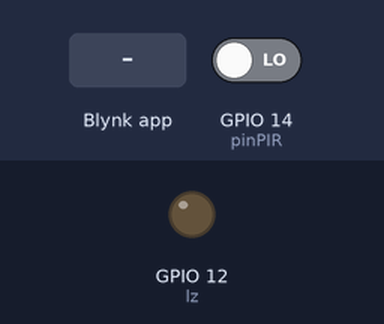
The sketch below on a simulated ESP32. On the bench: output pins drawn as LEDs (lit = HIGH). The inputs (shaded band) are chosen by the test bench; at power-on: GPIO 14 (pinPIR) LOW. WiFi joins after 1.5 s; servers stay silent unless stated; uploads are accepted with an empty reply; the local clock reads 2024-03-15 10:24:30 at power-on unless the sketch sets it; what the sketch prints to the serial monitor is not drawn.

Above: at 3.0 s.
3.1 s: Blynk app writes 1 to V0
4.6 s: GPIO 14 (pinPIR) driven HIGH
At 5.2 s:
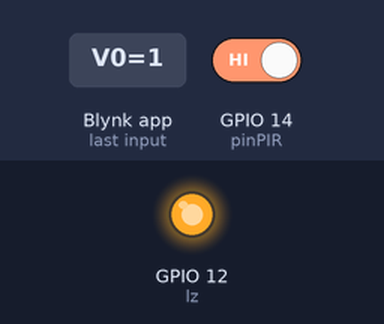
6.1 s: GPIO 14 (pinPIR) driven LOW
At 7.2 s:
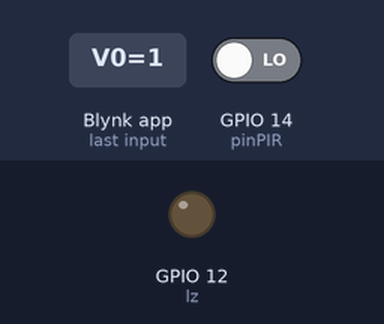
8.3 s: Blynk app writes 0 to V0
Timing chart, 0 to 10.8 s (numbered marks = the images above; inputs shaded):
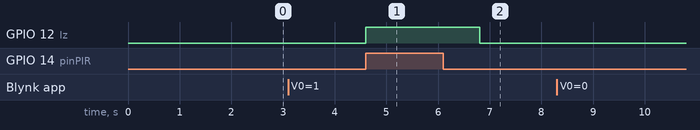

Measured:
- after the input at 3.1 s, every drawn part: stays the same
- after the input at 4.6 s, GPIO 12 (lz): LOW → HIGH at once
- after the input at 6.1 s, GPIO 12 (lz): HIGH → LOW after 0.71 s
- after the input at 8.3 s, every drawn part: stays the same

The sketch:

Code_Sensor_.ino
```cpp
#define BLYNK_TEMPLATE_ID "TMPL27WhhDh2i"
#define BLYNK_TEMPLATE_NAME "Lab5"
#define BLYNK_AUTH_TOKEN "dgQL275oCq6ByvMgANG_rY63DKXHZBug"

#include <WiFi.h>
#include <BlynkSimpleEsp32.h>
#include <HTTPClient.h>
#include <time.h>

// 🔧 Datos WiFi
char ssid[] = "yesid";
char pass[] = "yesid1234";

// 🌐 URL de tu servidor (API o endpoint)
const char* serverName = "URL_DE_GOOGLE_SHEETS";  // 🔹 Cambia por tu dirección real

// ⚙️ Pinos
const int lz = 12;       // Zumbador o LED
const int pinPIR = 14;   // Sensor PIR

// 🔄 Variables de control
bool systemEnabled = false;
bool movimientoAnterior = false;  // Para evitar envíos repetidos

// 🕒 Zona horaria (-5 es para Colombia, Perú, Ecuador, México central)
const long gmtOffset_sec = -5 * 3600;
const int daylightOffset_sec = 0;

// --------------------------- FUNCIONES ---------------------------

// Función que se ejecuta cuando cambias el switch (V0) en Blynk
BLYNK_WRITE(V0) {
  systemEnabled = param.asInt();

  if (!systemEnabled) {
    digitalWrite(lz, LOW);
    Blynk.virtualWrite(V1, LOW);
    Serial.println("🚫 Sistema desactivado desde Blynk");
  } else {
    Serial.println("✅ Sistema activado desde Blynk");
  }
}

// Configuración inicial
void setup() {
  Serial.begin(115200);
  pinMode(lz, OUTPUT);
  pinMode(pinPIR, INPUT);

  // Conexión a WiFi y Blynk
  Serial.println("Conectando a WiFi...");
  Blynk.begin(BLYNK_AUTH_TOKEN, ssid, pass);

  // Configurar hora con NTP
  configTime(gmtOffset_sec, daylightOffset_sec, "pool.ntp.org", "time.nist.gov");
  Serial.println("⏱ Sincronizando hora...");

  Blynk.virtualWrite(V1, LOW);
}

// Bucle principal
void loop() {
  Blynk.run();

  int sensorValue = digitalRead(pinPIR);

  if (systemEnabled) {
    if (sensorValue == HIGH && !movimientoAnterior) {
      movimientoAnterior = true;
      digitalWrite(lz, HIGH);
      Blynk.virtualWrite(V1, HIGH);
      Serial.println("⚠️ Movimiento detectado");

      // Enviar al servidor
      SendData();

      delay(2000); // Pequeña pausa para evitar múltiples lecturas seguidas
    } else if (sensorValue == LOW) {
      movimientoAnterior = false;
      digitalWrite(lz, LOW);
      Blynk.virtualWrite(V1, LOW);
    }
  }
}

// --------------------------- FUNCIÓN DE ENVÍO ---------------------------

void SendData() {
  if (WiFi.status() == WL_CONNECTED) {
    struct tm timeinfo;
    if (!getLocalTime(&timeinfo)) {
      Serial.println("⚠️ No se pudo obtener la hora");
      return;
    }

    char fechaHora[25];
    strftime(fechaHora, sizeof(fechaHora), "%Y-%m-%d %H:%M:%S", &timeinfo);

    // Construir JSON
    String jsonData = "{\"message\":\"Estoy en movimiento\",\"DateTime\":\"" + String(fechaHora) + "\"}";

    HTTPClient http;
    http.begin(serverName);
    http.addHeader("Content-Type", "application/json");

    int httpResponseCode = http.POST(jsonData);

    Serial.println("📡 Enviando datos al servidor...");
    Serial.print("📤 JSON: ");
    Serial.println(jsonData);
    Serial.print("🔢 Código HTTP: ");
    Serial.println(httpResponseCode);

    http.end();
  } else {
    Serial.println("❌ No hay conexión WiFi");
  }
}
```
